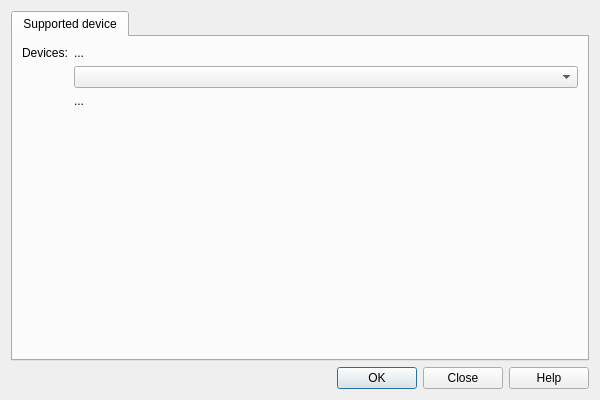
<?xml version="1.0" encoding="UTF-8"?>
<ui version="4.0">
 <class>SelectSupportedDevice</class>
 <widget class="QDialog" name="SelectSupportedDevice">
  <property name="geometry">
   <rect>
    <x>0</x>
    <y>0</y>
    <width>600</width>
    <height>400</height>
   </rect>
  </property>
  <property name="windowTitle">
   <string>Select device</string>
  </property>
  <layout class="QVBoxLayout" name="verticalLayout">
   <item>
    <widget class="QTabWidget" name="tabWidget">
     <property name="tabShape">
      <enum>QTabWidget::Rounded</enum>
     </property>
     <property name="currentIndex">
      <number>0</number>
     </property>
     <widget class="QWidget" name="tab">
      <attribute name="title">
       <string>Supported device</string>
      </attribute>
      <layout class="QGridLayout" name="gridLayout">
       <item row="0" column="0">
        <widget class="QLabel" name="label">
         <property name="sizePolicy">
          <sizepolicy hsizetype="Fixed" vsizetype="Preferred">
           <horstretch>0</horstretch>
           <verstretch>0</verstretch>
          </sizepolicy>
         </property>
         <property name="text">
          <string>Devices:</string>
         </property>
        </widget>
       </item>
       <item row="0" column="1">
        <widget class="QLabel" name="labelSupportedDevices">
         <property name="text">
          <string>...</string>
         </property>
         <property name="wordWrap">
          <bool>true</bool>
         </property>
        </widget>
       </item>
       <item row="1" column="1">
        <widget class="QComboBox" name="cmbDevices"/>
       </item>
       <item row="2" column="1">
        <widget class="QLabel" name="labelReadyState">
         <property name="text">
          <string>...</string>
         </property>
         <property name="wordWrap">
          <bool>true</bool>
         </property>
         <property name="openExternalLinks">
          <bool>true</bool>
         </property>
        </widget>
       </item>
       <item row="3" column="1">
        <spacer name="verticalSpacer">
         <property name="orientation">
          <enum>Qt::Vertical</enum>
         </property>
         <property name="sizeHint" stdset="0">
          <size>
           <width>20</width>
           <height>40</height>
          </size>
         </property>
        </spacer>
       </item>
      </layout>
     </widget>
    </widget>
   </item>
   <item>
    <widget class="QDialogButtonBox" name="buttonBox">
     <property name="orientation">
      <enum>Qt::Horizontal</enum>
     </property>
     <property name="standardButtons">
      <set>QDialogButtonBox::Close|QDialogButtonBox::Help|QDialogButtonBox::Ok</set>
     </property>
    </widget>
   </item>
  </layout>
 </widget>
 <resources/>
 <connections>
  <connection>
   <sender>buttonBox</sender>
   <signal>accepted()</signal>
   <receiver>SelectSupportedDevice</receiver>
   <slot>accept()</slot>
   <hints>
    <hint type="sourcelabel">
     <x>257</x>
     <y>302</y>
    </hint>
    <hint type="destinationlabel">
     <x>157</x>
     <y>274</y>
    </hint>
   </hints>
  </connection>
  <connection>
   <sender>buttonBox</sender>
   <signal>rejected()</signal>
   <receiver>SelectSupportedDevice</receiver>
   <slot>reject()</slot>
   <hints>
    <hint type="sourcelabel">
     <x>312</x>
     <y>302</y>
    </hint>
    <hint type="destinationlabel">
     <x>286</x>
     <y>274</y>
    </hint>
   </hints>
  </connection>
 </connections>
</ui>
